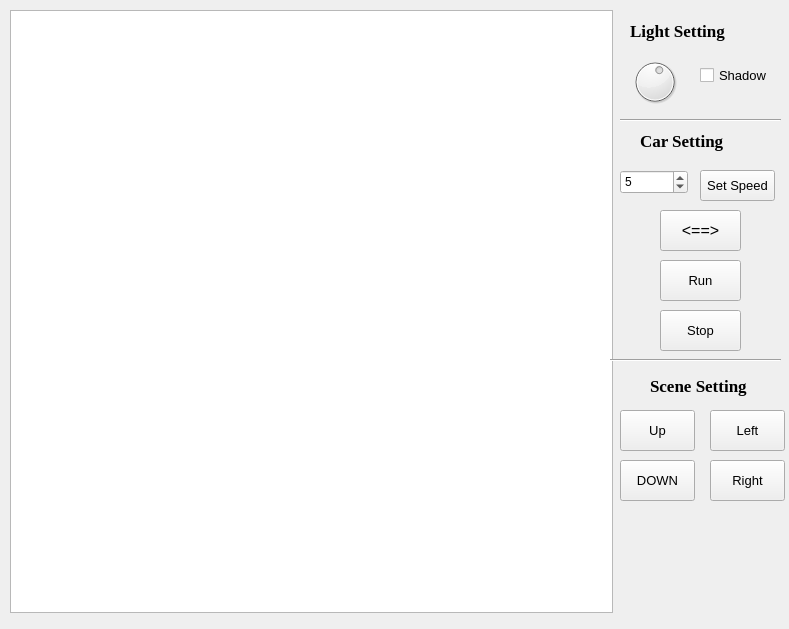
<?xml version="1.0" encoding="UTF-8"?>
<ui version="4.0">
 <class>MainWindow</class>
 <widget class="QMainWindow" name="MainWindow">
  <property name="geometry">
   <rect>
    <x>0</x>
    <y>0</y>
    <width>789</width>
    <height>629</height>
   </rect>
  </property>
  <property name="windowTitle">
   <string>Алгоритм плавающего горизонта</string>
  </property>
  <widget class="QWidget" name="centralwidget">
   <widget class="QGraphicsView" name="view">
    <property name="geometry">
     <rect>
      <x>10</x>
      <y>10</y>
      <width>603</width>
      <height>603</height>
     </rect>
    </property>
   </widget>
   <widget class="QDial" name="dialLight">
    <property name="geometry">
     <rect>
      <x>630</x>
      <y>50</y>
      <width>50</width>
      <height>64</height>
     </rect>
    </property>
    <property name="minimum">
     <number>-180</number>
    </property>
    <property name="maximum">
     <number>180</number>
    </property>
    <property name="value">
     <number>20</number>
    </property>
    <property name="wrapping">
     <bool>true</bool>
    </property>
   </widget>
   <widget class="Line" name="line">
    <property name="geometry">
     <rect>
      <x>620</x>
      <y>110</y>
      <width>161</width>
      <height>20</height>
     </rect>
    </property>
    <property name="orientation">
     <enum>Qt::Horizontal</enum>
    </property>
   </widget>
   <widget class="QDoubleSpinBox" name="dV">
    <property name="geometry">
     <rect>
      <x>620</x>
      <y>170</y>
      <width>68</width>
      <height>24</height>
     </rect>
    </property>
    <property name="decimals">
     <number>0</number>
    </property>
    <property name="maximum">
     <double>100.000000000000000</double>
    </property>
    <property name="singleStep">
     <double>1.000000000000000</double>
    </property>
    <property name="value">
     <double>5.000000000000000</double>
    </property>
   </widget>
   <widget class="QLabel" name="label_12">
    <property name="geometry">
     <rect>
      <x>630</x>
      <y>10</y>
      <width>111</width>
      <height>41</height>
     </rect>
    </property>
    <property name="font">
     <font>
      <family>Times New Roman</family>
      <pointsize>13</pointsize>
      <weight>75</weight>
      <bold>true</bold>
     </font>
    </property>
    <property name="text">
     <string>Light Setting</string>
    </property>
   </widget>
   <widget class="QLabel" name="label_13">
    <property name="geometry">
     <rect>
      <x>640</x>
      <y>120</y>
      <width>111</width>
      <height>41</height>
     </rect>
    </property>
    <property name="font">
     <font>
      <family>Times New Roman</family>
      <pointsize>13</pointsize>
      <weight>75</weight>
      <bold>true</bold>
     </font>
    </property>
    <property name="text">
     <string>Car Setting</string>
    </property>
   </widget>
   <widget class="QPushButton" name="carSlowBtn">
    <property name="geometry">
     <rect>
      <x>660</x>
      <y>210</y>
      <width>81</width>
      <height>41</height>
     </rect>
    </property>
    <property name="font">
     <font>
      <pointsize>12</pointsize>
     </font>
    </property>
    <property name="text">
     <string>&lt;==&gt;</string>
    </property>
   </widget>
   <widget class="QLabel" name="label_14">
    <property name="geometry">
     <rect>
      <x>650</x>
      <y>370</y>
      <width>111</width>
      <height>31</height>
     </rect>
    </property>
    <property name="font">
     <font>
      <family>Times New Roman</family>
      <pointsize>13</pointsize>
      <weight>75</weight>
      <bold>true</bold>
     </font>
    </property>
    <property name="text">
     <string>Scene Setting</string>
    </property>
   </widget>
   <widget class="Line" name="line_2">
    <property name="geometry">
     <rect>
      <x>610</x>
      <y>350</y>
      <width>171</width>
      <height>20</height>
     </rect>
    </property>
    <property name="orientation">
     <enum>Qt::Horizontal</enum>
    </property>
   </widget>
   <widget class="QPushButton" name="sceneUpBtn">
    <property name="geometry">
     <rect>
      <x>620</x>
      <y>410</y>
      <width>75</width>
      <height>41</height>
     </rect>
    </property>
    <property name="font">
     <font>
      <pointsize>10</pointsize>
     </font>
    </property>
    <property name="text">
     <string>Up</string>
    </property>
   </widget>
   <widget class="QPushButton" name="sceneDownBtn">
    <property name="geometry">
     <rect>
      <x>620</x>
      <y>460</y>
      <width>75</width>
      <height>41</height>
     </rect>
    </property>
    <property name="font">
     <font>
      <pointsize>10</pointsize>
     </font>
    </property>
    <property name="text">
     <string>DOWN</string>
    </property>
   </widget>
   <widget class="QPushButton" name="carRunBtn">
    <property name="geometry">
     <rect>
      <x>660</x>
      <y>260</y>
      <width>81</width>
      <height>41</height>
     </rect>
    </property>
    <property name="font">
     <font>
      <pointsize>10</pointsize>
     </font>
    </property>
    <property name="text">
     <string>Run</string>
    </property>
   </widget>
   <widget class="QPushButton" name="carStopBtn">
    <property name="geometry">
     <rect>
      <x>660</x>
      <y>310</y>
      <width>81</width>
      <height>41</height>
     </rect>
    </property>
    <property name="font">
     <font>
      <pointsize>10</pointsize>
     </font>
    </property>
    <property name="text">
     <string>Stop</string>
    </property>
   </widget>
   <widget class="QPushButton" name="sceneLeftBtn">
    <property name="geometry">
     <rect>
      <x>710</x>
      <y>410</y>
      <width>75</width>
      <height>41</height>
     </rect>
    </property>
    <property name="font">
     <font>
      <pointsize>10</pointsize>
     </font>
    </property>
    <property name="text">
     <string>Left</string>
    </property>
   </widget>
   <widget class="QPushButton" name="sceneRightBtn">
    <property name="geometry">
     <rect>
      <x>710</x>
      <y>460</y>
      <width>75</width>
      <height>41</height>
     </rect>
    </property>
    <property name="font">
     <font>
      <pointsize>10</pointsize>
     </font>
    </property>
    <property name="text">
     <string>Right</string>
    </property>
   </widget>
   <widget class="QCheckBox" name="shadowCheckBox">
    <property name="geometry">
     <rect>
      <x>700</x>
      <y>60</y>
      <width>70</width>
      <height>31</height>
     </rect>
    </property>
    <property name="font">
     <font>
      <pointsize>10</pointsize>
     </font>
    </property>
    <property name="text">
     <string>Shadow</string>
    </property>
   </widget>
   <widget class="QPushButton" name="pushButton">
    <property name="geometry">
     <rect>
      <x>700</x>
      <y>170</y>
      <width>75</width>
      <height>31</height>
     </rect>
    </property>
    <property name="font">
     <font>
      <pointsize>10</pointsize>
     </font>
    </property>
    <property name="text">
     <string>Set Speed</string>
    </property>
   </widget>
  </widget>
 </widget>
 <resources/>
 <connections/>
</ui>
